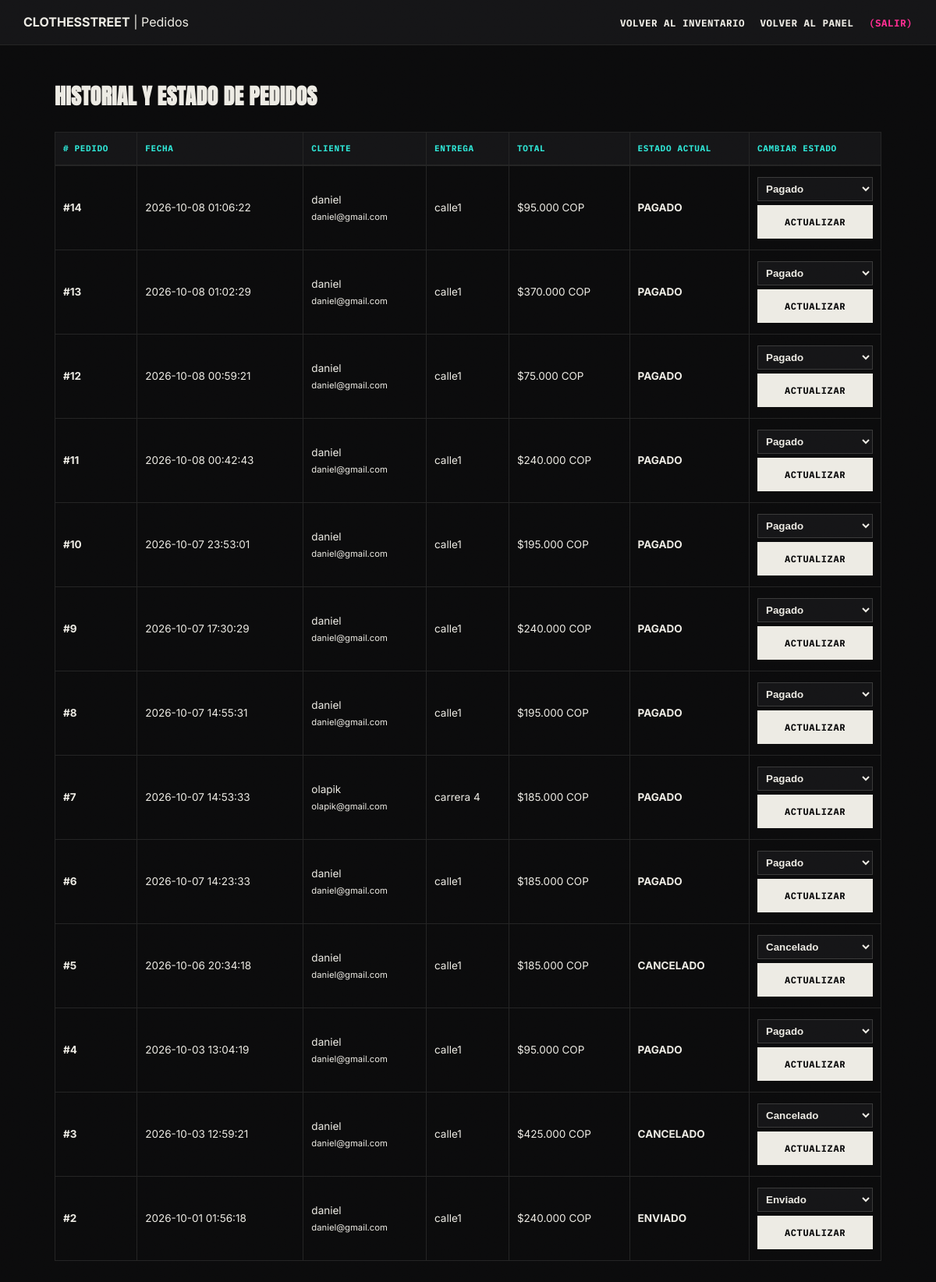
The app's page /public/admin/admin_pedidos.php (signed in) with its own data.
### tables this page shows
CREATE TABLE `pedido` (
  `id_pedido` int(11) NOT NULL,
  `fecha_pedido` datetime NOT NULL DEFAULT current_timestamp(),
  `total` decimal(10,2) NOT NULL,
  `direccion_entrega` varchar(255) NOT NULL,
  `estado` enum('pendiente','pagado','enviado','entregado','cancelado') NOT NULL DEFAULT 'pendiente',
  `id_usuario` int(11) NOT NULL
);

CREATE TABLE `usuario` (
  `id_usuario` int(11) NOT NULL,
  `rol` enum('cliente','administrador') NOT NULL DEFAULT 'cliente',
  `nombre` varchar(100) NOT NULL,
  `correo` varchar(100) NOT NULL,
  `contrasena` varchar(255) NOT NULL,
  `telefono` varchar(20) DEFAULT NULL,
  `direccion_envio` varchar(255) DEFAULT NULL
);

### app/views/admin/admin_pedidos.php (called while the page is built, shortened)
<?php
$query_p = "SELECT p.*, u.nombre AS cliente, u.correo
            FROM pedido p
            INNER JOIN usuario u ON p.id_usuario = u.id_usuario
            ORDER BY p.id_pedido DESC";
$res_pedidos = mysqli_query($conexion, $query_p);
?>

### public/admin/admin_pedidos.php (the view, shortened to what this page needs)
<?php
require_once __DIR__ . '/../../app/views/admin/admin_pedidos.php';
?>
<!DOCTYPE html>
<html lang="es">
<head>
    <link rel="stylesheet" href="../css/style.css">
</head>
<body>
    <div class="admin-nav-bar">
        <div><strong>CLOTHESSTREET</strong> | Pedidos</div>
        <div>
            <a href="admin_inventario.php">Volver al Inventario</a>
            <a href="admin_dashboard.php">Volver al Panel</a>
            <a href="logout.php" style="color: #ff4d4d;">(Salir)</a>
        </div>
    </div>
    <main class="container">
        <h2>HISTORIAL Y ESTADO DE PEDIDOS</h2>
        <table>
            <thead>
                <tr>
                    <th># Pedido</th>
                    <th>Fecha</th>
                    <th>Cliente</th>
                    <th>Entrega</th>
                    <th>Total</th>
                    <th>Estado Actual</th>
                    <th>Cambiar Estado</th>
                </tr>
            </thead>
            <tbody>
                <?php while ($ped = mysqli_fetch_assoc($res_pedidos)): ?>
                    <tr>
                        <td><strong>#<?php echo $ped['id_pedido']; ?></strong></td>
                        <td><?php echo $ped['fecha_pedido']; ?></td>
                        <td><?php echo htmlspecialchars($ped['cliente']); ?><br><small><?php echo htmlspecialchars($ped['correo']); ?></small></td>
                        <td><?php echo htmlspecialchars($ped['direccion_entrega']); ?></td>
                        <td>$<?php echo number_format($ped['total'], 0, ',', '.'); ?> COP</td>
                        <td><span style="text-transform: uppercase; font-weight: bold;"><?php echo $ped['estado']; ?></span></td>
                        <td>
                            <form action="admin_pedidos.php" method="POST" style="display: flex; gap: 5px;">
                                <select name="nuevo_estado" class="select-estado">
                                    <option value="pagado" <?php echo ($ped['estado'] === 'pagado') ? 'selected' : ''; ?>>Pagado</option>
                                    <option value="enviado" <?php echo ($ped['estado'] === 'enviado') ? 'selected' : ''; ?>>Enviado</option>
                                    <option value="cancelado" <?php echo ($ped['estado'] === 'cancelado') ? 'selected' : ''; ?>>Cancelado</option>
                                </select>
                                <button type="submit" class="btn-actualizar">Actualizar</button>
                            </form>
                        </td>
                    </tr>
                <?php endwhile; ?>
            </tbody>
        </table>
    </main>
</body>
</html>

### public/css/style.css (style rules this page uses)
:root { --negro:#0B0B0C; --negro2:#151517; --negro3:#1c1c1f; --blanco:#EDEBE4; --gris:#9A968D; --gris-oscuro:#3a3a3a; --linea:#242424; --magenta:#FF2E92; --cian:#2EE6D6; --ambar:#FFB43C; --fuente-display:'Anton', sans-serif; --fuente-mono:'IBM Plex Mono', monospace; --fuente-base:'Inter', sans-serif; }
* { box-sizing:border-box; }
html { scroll-behavior:smooth; }
body { background:var(--negro) !important; color:var(--blanco) !important; font-family:var(--fuente-base); line-height:1.55; margin:0; padding:0; position:relative; }
body::after { content:""; position:fixed; inset:0; pointer-events:none; z-index:9999; opacity:.05; mix-blend-mode:overlay; }
a { color:inherit; text-decoration:none; }
h1,h2,h3,h4 { font-family:var(--fuente-display); text-transform:uppercase; letter-spacing:.3px; margin:0 0 .5em; }
main table { width:100% !important; border-collapse:collapse !important; margin-top:20px !important; }
main table thead tr { border-bottom:2px solid var(--linea) !important; }
main table th { padding:12px 10px !important; text-align:left !important; font-family:var(--fuente-mono); font-size:11.5px; letter-spacing:.06em; text-transform:uppercase; color:var(--cian) !important; }
main table td { padding:14px 10px !important; border-bottom:1px solid var(--linea) !important; color:var(--blanco) !important; vertical-align:middle; }
main table button { background:none !important; border:none !important; color:var(--magenta) !important; cursor:pointer; font-family:var(--fuente-mono); font-size:12px; }
main h2, main h3 { color:var(--blanco); }
main > div[style*="text-align: right"] button, main form button[type="submit"] { background:var(--blanco) !important; color:var(--negro) !important; border:none !important; font-weight:700 !important; cursor:pointer; font-family:var(--fuente-mono); letter-spacing:.05em; text-transform:uppercase; padding:14px 26px !important; }
main { max-width:1200px; margin:0 auto; padding:0 44px; }
main h2 { font-size:28px; margin:44px 0 24px; }
main form { display:flex; flex-direction:column; gap:16px; max-width:440px; }
main form button[type="submit"] { padding:14px !important; background:var(--blanco) !important; color:var(--negro) !important; border:none !important; font-weight:700 !important; cursor:pointer; font-family:var(--fuente-mono); letter-spacing:.05em; text-transform:uppercase; }
.admin-nav-bar { background:var(--negro2) !important; color:var(--blanco) !important; border-bottom:1px solid var(--linea) !important; padding:16px 30px !important; }
.admin-nav-bar strong { color:var(--blanco); }
.admin-nav-bar a { color:var(--blanco) !important; font-family:var(--fuente-mono); font-size:12.5px !important; letter-spacing:.04em; text-transform:uppercase; }
.admin-nav-bar a[style*="ff4d4d"] { color:var(--magenta) !important; }
.admin-container, .container, .container-admin { max-width:1100px !important; margin:30px auto !important; padding:0 20px !important; }
table { width:100% !important; border-collapse:collapse !important; margin-top:20px !important; }
table th, table td { border:1px solid var(--linea) !important; padding:10px !important; text-align:left !important; color:var(--blanco) !important; font-size:13.5px !important; }
table th { background:var(--negro2) !important; color:var(--cian) !important; font-family:var(--fuente-mono); font-size:11px !important; letter-spacing:.05em; text-transform:uppercase; }
.select-estado { padding:6px !important; background:var(--negro2) !important; color:var(--blanco) !important; border:1px solid var(--gris-oscuro) !important; font-weight:600 !important; }
.btn-actualizar { background:var(--blanco) !important; color:var(--negro) !important; border:none !important; padding:6px 12px !important; cursor:pointer; font-weight:700 !important; font-family:var(--fuente-mono); }

### public/admin/admin_pedidos.php (style rules this page uses)
.admin-nav-bar { background: #000; color: #fff; padding: 15px 30px; display: flex; justify-content: space-between; align-items: center; }
.admin-nav-bar a { color: #fff; text-decoration: none; font-weight: bold; margin-left: 15px; font-size: 13px; }
.container { max-width: 1100px; margin: 30px auto; padding: 0 20px; }
table { width: 100%; border-collapse: collapse; margin-top: 20px; }
th, td { border: 1px solid #ddd; padding: 10px; text-align: left; font-size: 13px; }
th { background: #000; color: #fff; }
.select-estado { padding: 5px; font-weight: bold; }
.btn-actualizar { background: #000; color: #fff; border: none; padding: 5px 10px; cursor: pointer; font-size: 12px; }

### records on screen
pedido: id_pedido "14", fecha_pedido "2026-10-08 01:06:22", id_usuario.nombre "daniel", id_usuario.correo "daniel@gmail.com", direccion_entrega "calle1", total "95.000", estado "PAGADO", nuevo_estado "Pagado"
pedido: id_pedido "13", fecha_pedido "2026-10-08 01:02:29", id_usuario.nombre "daniel", id_usuario.correo "daniel@gmail.com", direccion_entrega "calle1", total "370.000", estado "PAGADO", nuevo_estado "Pagado"
pedido: id_pedido "12", fecha_pedido "2026-10-08 00:59:21", id_usuario.nombre "daniel", id_usuario.correo "daniel@gmail.com", direccion_entrega "calle1", total "75.000", estado "PAGADO", nuevo_estado "Pagado"
pedido: id_pedido "11", fecha_pedido "2026-10-08 00:42:43", id_usuario.nombre "daniel", id_usuario.correo "daniel@gmail.com", direccion_entrega "calle1", total "240.000", estado "PAGADO", nuevo_estado "Pagado"
pedido: id_pedido "10", fecha_pedido "2026-10-07 23:53:01", id_usuario.nombre "daniel", id_usuario.correo "daniel@gmail.com", direccion_entrega "calle1", total "195.000", estado "PAGADO", nuevo_estado "Pagado"
pedido: id_pedido "9", fecha_pedido "2026-10-07 17:30:29", id_usuario.nombre "daniel", id_usuario.correo "daniel@gmail.com", direccion_entrega "calle1", total "240.000", estado "PAGADO", nuevo_estado "Pagado"
pedido: id_pedido "8", fecha_pedido "2026-10-07 14:55:31", id_usuario.nombre "daniel", id_usuario.correo "daniel@gmail.com", direccion_entrega "calle1", total "195.000", estado "PAGADO", nuevo_estado "Pagado"
pedido: id_pedido "7", fecha_pedido "2026-10-07 14:53:33", id_usuario.nombre "olapik", id_usuario.correo "olapik@gmail.com", direccion_entrega "carrera 4", total "185.000", estado "PAGADO", nuevo_estado "Pagado"
pedido: id_pedido "6", fecha_pedido "2026-10-07 14:23:33", id_usuario.nombre "daniel", id_usuario.correo "daniel@gmail.com", direccion_entrega "calle1", total "185.000", estado "PAGADO", nuevo_estado "Pagado"
pedido: id_pedido "5", fecha_pedido "2026-10-06 20:34:18", id_usuario.nombre "daniel", id_usuario.correo "daniel@gmail.com", direccion_entrega "calle1", total "185.000", estado "CANCELADO", nuevo_estado "Cancelado"
pedido: id_pedido "4", fecha_pedido "2026-10-03 13:04:19", id_usuario.nombre "daniel", id_usuario.correo "daniel@gmail.com", direccion_entrega "calle1", total "95.000", estado "PAGADO", nuevo_estado "Pagado"
pedido: id_pedido "3", fecha_pedido "2026-10-03 12:59:21", id_usuario.nombre "daniel", id_usuario.correo "daniel@gmail.com", direccion_entrega "calle1", total "425.000", estado "CANCELADO", nuevo_estado "Cancelado"
pedido: id_pedido "2", fecha_pedido "2026-10-01 01:56:18", id_usuario.nombre "daniel", id_usuario.correo "daniel@gmail.com", direccion_entrega "calle1", total "240.000", estado "ENVIADO", nuevo_estado "Enviado"
